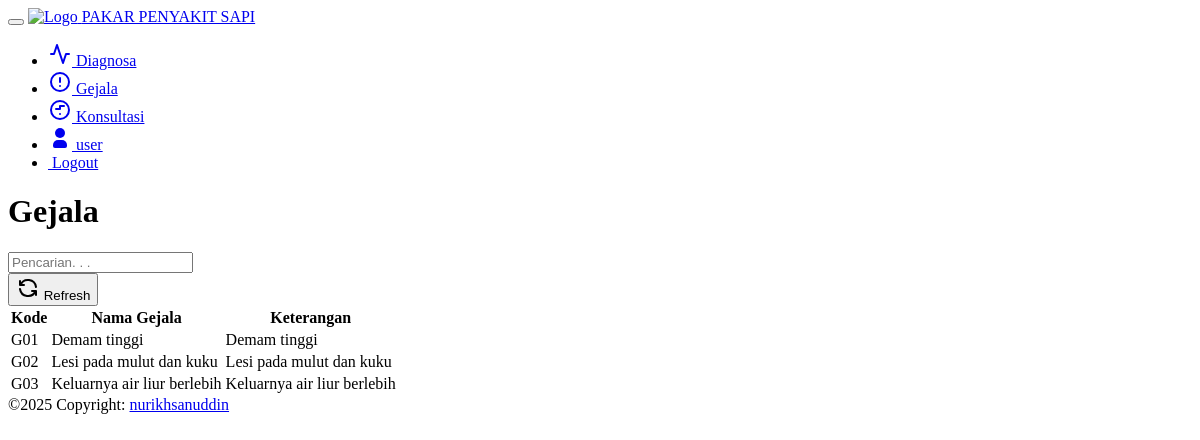
The app's page /index.php?m=gejala_user (signed in) with its own data.
### tables this page shows
CREATE TABLE `tb_gejala` (
  `kode_gejala` varchar(16) NOT NULL,
  `nama_gejala` varchar(255) DEFAULT NULL,
  `keterangan` text
);

### functions.php (called while the page is built, shortened)
<?php
$config["server"] = 'localhost';
$config["username"] = 'root';
$config["password"] = '';
$config["database_name"] = 'cf_penyakit_sapi';
include 'includes/db.php';
$db = new DB($config['server'], $config['username'], $config['password'], $config['database_name']);
function _get($key, $val = null)
{
    if (isset($_GET[$key]))
        return $_GET[$key];
    else
        return $val;
}

### includes/db.php (called while the page is built, shortened)
<?php
class DB
{
    var $conn = null;
    public function __construct($host, $username, $passwd, $dbname)
    {
        $this->conn = mysqli_connect($host, $username, $passwd, $dbname);
    }
    public function query($sql)
    {
        $query = mysqli_query($this->conn, $sql) or die('<pre>Error mysqli_query: ' . mysqli_error($this->conn) . '<br />' . $sql . '</pre>');
        return $query;
    }
    public function get_results($sql)
    {
        $query = $this->query($sql);
        $arr = array();
        while ($row = mysqli_fetch_object($query)) {
            $arr[] = $row;
        }
        return $arr;
    }
}

### gejala_user.php (the view, shortened to what this page needs)
<div class="page-header">
    <h1>Gejala</h1>
</div>
<div class="panel panel-default">
    <div class="panel-heading">
        <form class="form-inline">
            <div class="form-group">
                <input class="form-control" type="text" placeholder="Pencarian. . ." name="q" value="<?= _get('q') ?>" />
            </div>
            <div class="form-group">
                <button class="btn btn-success my-2"><span>
                    </span> Refresh</button>
            </div>
        </form>
    </div>
    <div class="table-responsive">
        <table class="table table-bordered table-hover table-striped">
            <thead>
                <tr>
                    <th>Kode</th>
                    <th>Nama Gejala</th>
                    <th>Keterangan</th>
                </tr>
            </thead>
            <?php
            $q = esc_field(_get('q'));
            $rows = $db->get_results("SELECT * FROM tb_gejala
            WHERE kode_gejala LIKE '%$q%' OR nama_gejala LIKE '%$q%' OR keterangan LIKE '%$q%'
            ORDER BY kode_gejala");
            foreach ($rows as $row) : ?>
                <tr>
                    <td><?= $row->kode_gejala ?></td>
                    <td><?= $row->nama_gejala ?></td>
                    <td><?= $row->keterangan ?></td>
                </tr>
            <?php endforeach; ?>
        </table>
    </div>
</div>

### records on screen
tb_gejala: kode_gejala "G01", nama_gejala "Demam tinggi", keterangan "Demam tinggi"
tb_gejala: kode_gejala "G02", nama_gejala "Lesi pada mulut dan kuku", keterangan "Lesi pada mulut dan kuku"
tb_gejala: kode_gejala "G03", nama_gejala "Keluarnya air liur berlebih", keterangan "Keluarnya air liur berlebih"

### other values on screen
_session('login') "user"
